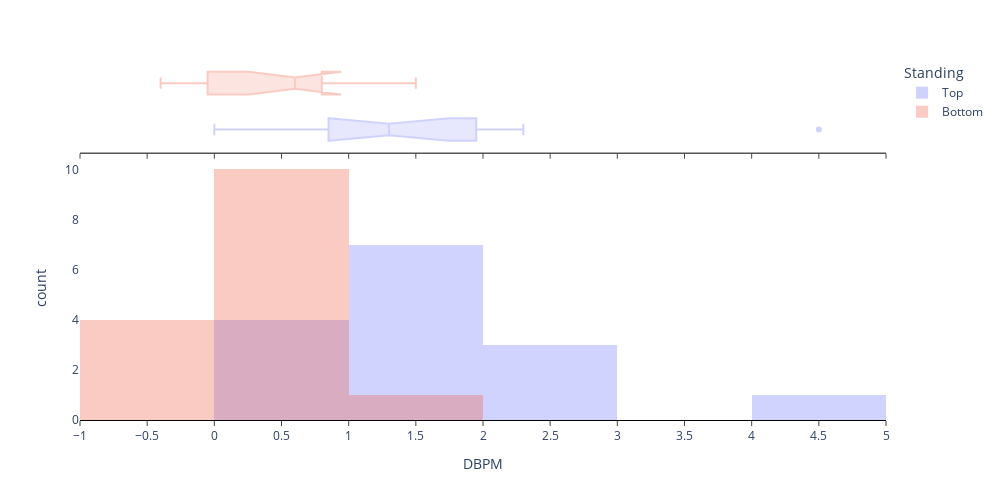

The code cell stored with this chart in its notebook:
### Code cell
fig = px.histogram(ad_center2, x='DBPM', color='Standing',
                   marginal="box", height=500, width=1000) # or violin, rug
fig.update_traces(opacity=0.3)
fig.update_layout(barmode='overlay',plot_bgcolor='rgba(0, 0, 0, 0)')
fig.update_xaxes(dtick=0.5,ticks='outside',showline=True,linecolor='black',mirror=False)
fig.show()

### Figure 1 — Plotly figure (JSON) as saved in the notebook; plotly's stock layout.template omitted (floating-point values rounded to 4 significant figures)
{"data": [{"alignmentgroup": "True", "bingroup": "x", "hovertemplate": "Standing=Top<br>DBPM=%{x}<br>count=%{y}<extra></extra>", "legendgroup": "Top", "marker": {"color": "#636efa", "pattern": {"shape": ""}}, "name": "Top", "offsetgroup": "Top", "opacity": 0.3, "orientation": "v", "showlegend": true, "type": "histogram", "x": [0.8, 1, 0, 2.2, 1.7, 2.3, 0.7, 1.7, 2, 4.5, 1.3, 1.3, 1, 1.8, 0.2], "xaxis": "x", "yaxis": "y"}, {"alignmentgroup": "True", "hovertemplate": "Standing=Top<br>DBPM=%{x}<extra></extra>", "legendgroup": "Top", "marker": {"color": "#636efa"}, "name": "Top", "notched": true, "offsetgroup": "Top", "opacity": 0.3, "showlegend": false, "type": "box", "x": [0.8, 1, 0, 2.2, 1.7, 2.3, 0.7, 1.7, 2, 4.5, 1.3, 1.3, 1, 1.8, 0.2], "xaxis": "x2", "yaxis": "y2"}, {"alignmentgroup": "True", "bingroup": "x", "hovertemplate": "Standing=Bottom<br>DBPM=%{x}<br>count=%{y}<extra></extra>", "legendgroup": "Bottom", "marker": {"color": "#EF553B", "pattern": {"shape": ""}}, "name": "Bottom", "offsetgroup": "Bottom", "opacity": 0.3, "orientation": "v", "showlegend": true, "type": "histogram", "x": [-0.1, 0.1, -0.4, 0.9, 0.6, 1.5, 0.8, 0.9, 0.8, 0.5, 0.4, 0.7, -0.4, 0.7, -0.3], "xaxis": "x", "yaxis": "y"}, {"alignmentgroup": "True", "hovertemplate": "Standing=Bottom<br>DBPM=%{x}<extra></extra>", "legendgroup": "Bottom", "marker": {"color": "#EF553B"}, "name": "Bottom", "notched": true, "offsetgroup": "Bottom", "opacity": 0.3, "showlegend": false, "type": "box", "x": [-0.1, 0.1, -0.4, 0.9, 0.6, 1.5, 0.8, 0.9, 0.8, 0.5, 0.4, 0.7, -0.4, 0.7, -0.3], "xaxis": "x2", "yaxis": "y2"}], "layout": {"barmode": "overlay", "height": 500, "legend": {"title": {"text": "Standing"}, "tracegroupgap": 0}, "margin": {"t": 60}, "plot_bgcolor": "rgba(0, 0, 0, 0)", "width": 1000, "xaxis": {"anchor": "y", "autorange": true, "domain": [0, 1], "dtick": 0.5, "linecolor": "black", "mirror": false, "range": [-1, 5], "showline": true, "ticks": "outside", "title": {"text": "DBPM"}, "type": "linear"}, "xaxis2": {"anchor": "y2", "autorange": true, "domain": [0, 1], "dtick": 0.5, "linecolor": "black", "matches": "x", "mirror": false, "range": [-1, 5], "showgrid": true, "showline": true, "showticklabels": false, "ticks": "outside", "type": "linear"}, "yaxis": {"anchor": "x", "autorange": true, "domain": [0, 0.7326], "range": [0, 10.53], "title": {"text": "count"}}, "yaxis2": {"anchor": "x2", "autorange": true, "domain": [0.7426, 1], "matches": "y2", "range": [-0.5, 1.5], "showgrid": false, "showline": false, "showticklabels": false, "ticks": "", "type": "category"}}}
